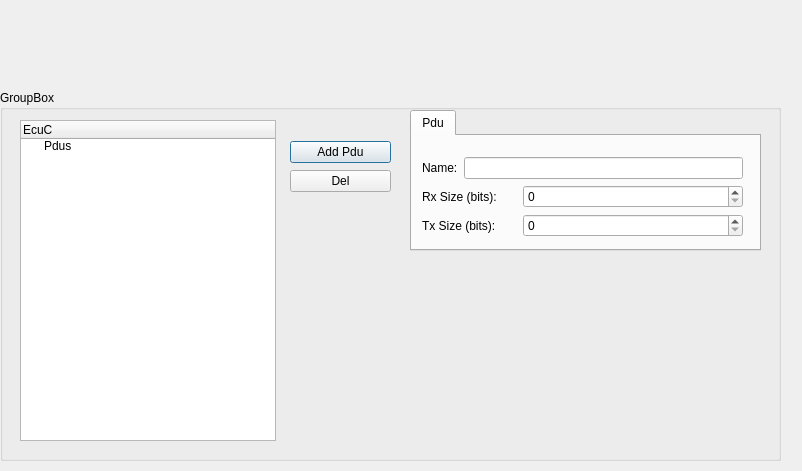
<?xml version="1.0" encoding="UTF-8"?>
<ui version="4.0">
 <class>cd_ecuc</class>
 <widget class="QDialog" name="cd_ecuc">
  <property name="geometry">
   <rect>
    <x>0</x>
    <y>0</y>
    <width>802</width>
    <height>471</height>
   </rect>
  </property>
  <property name="windowTitle">
   <string>EcuC Config</string>
  </property>
  <widget class="QGroupBox" name="groupBox">
   <property name="geometry">
    <rect>
     <x>0</x>
     <y>90</y>
     <width>781</width>
     <height>371</height>
    </rect>
   </property>
   <property name="title">
    <string>GroupBox</string>
   </property>
   <widget class="QTreeWidget" name="trEcucCfg">
    <property name="geometry">
     <rect>
      <x>20</x>
      <y>30</y>
      <width>256</width>
      <height>321</height>
     </rect>
    </property>
    <column>
     <property name="text">
      <string>EcuC</string>
     </property>
    </column>
    <item>
     <property name="text">
      <string>Pdus</string>
     </property>
    </item>
   </widget>
   <widget class="QTabWidget" name="tabCfg">
    <property name="geometry">
     <rect>
      <x>410</x>
      <y>20</y>
      <width>351</width>
      <height>141</height>
     </rect>
    </property>
    <property name="currentIndex">
     <number>0</number>
    </property>
    <widget class="QWidget" name="tab">
     <attribute name="title">
      <string>Pdu</string>
     </attribute>
     <widget class="QWidget" name="layoutWidget">
      <property name="geometry">
       <rect>
        <x>10</x>
        <y>21</y>
        <width>321</width>
        <height>80</height>
       </rect>
      </property>
      <layout class="QVBoxLayout" name="verticalLayout_2">
       <item>
        <layout class="QHBoxLayout" name="horizontalLayout_36">
         <item>
          <widget class="QLabel" name="label_33">
           <property name="text">
            <string>Name:</string>
           </property>
          </widget>
         </item>
         <item>
          <widget class="QLineEdit" name="lePduName">
           <property name="text">
            <string/>
           </property>
          </widget>
         </item>
        </layout>
       </item>
       <item>
        <layout class="QHBoxLayout" name="horizontalLayout">
         <item>
          <widget class="QLabel" name="label">
           <property name="text">
            <string>Rx Size (bits):</string>
           </property>
          </widget>
         </item>
         <item>
          <widget class="QSpinBox" name="spbxRxPduSize">
           <property name="minimumSize">
            <size>
             <width>220</width>
             <height>0</height>
            </size>
           </property>
           <property name="toolTip">
            <string>May related to Com/Dcm IPDU and so on. Its size is up to the use of this Rx PDU.</string>
           </property>
          </widget>
         </item>
        </layout>
       </item>
       <item>
        <layout class="QHBoxLayout" name="horizontalLayout_2">
         <item>
          <widget class="QLabel" name="label_2">
           <property name="text">
            <string>Tx Size (bits):</string>
           </property>
          </widget>
         </item>
         <item>
          <widget class="QSpinBox" name="spbxTxPduSize">
           <property name="minimumSize">
            <size>
             <width>220</width>
             <height>0</height>
            </size>
           </property>
           <property name="toolTip">
            <string>May related to Com/Dcm IPDU and so on. Its size is up to the use of this Tx PDU.</string>
           </property>
          </widget>
         </item>
        </layout>
       </item>
      </layout>
     </widget>
    </widget>
   </widget>
   <widget class="QWidget" name="layoutWidget">
    <property name="geometry">
     <rect>
      <x>290</x>
      <y>50</y>
      <width>101</width>
      <height>54</height>
     </rect>
    </property>
    <layout class="QVBoxLayout" name="verticalLayout">
     <item>
      <widget class="QPushButton" name="btnAdd">
       <property name="text">
        <string>Add Pdu</string>
       </property>
      </widget>
     </item>
     <item>
      <widget class="QPushButton" name="btnDel">
       <property name="text">
        <string>Del</string>
       </property>
      </widget>
     </item>
    </layout>
   </widget>
  </widget>
 </widget>
 <resources/>
 <connections/>
</ui>
